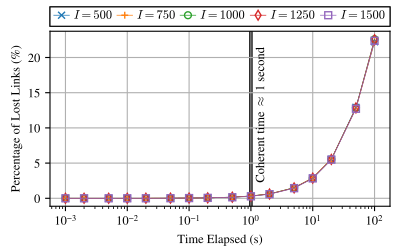

Here is the Python script that generated this plot:
import os

import matplotlib.patches as mpatches
import matplotlib.pyplot as plt
from matplotlib.lines import Line2D

import numpy as np

#create a figure with (2,1) subplots
FONT_SIZE = 9
fig_width_px = 400
fig_height_px = 250
dpi = 100  # Typical screen DPI, adjust if necessary
fig_width_in = fig_width_px / dpi
fig_height_in = fig_height_px / dpi

plt.rcParams.update({
    # --- make every normal string use Times or the best fall-back ----
    'font.family' : 'serif',
    'font.serif'  : ['Times New Roman', 'Times', 'Nimbus Roman', 'STIXGeneral'],
    # --- keep your existing sizing rules ----------------------------
    'font.size'        : FONT_SIZE,
    'axes.titlesize'   : FONT_SIZE,
    'axes.labelsize'   : FONT_SIZE,
    'xtick.labelsize'  : FONT_SIZE,
    'ytick.labelsize'  : FONT_SIZE,
    'legend.fontsize'  : FONT_SIZE,
})
plt.rc('mathtext', fontset='cm')
plt.rcParams['pdf.fonttype'] = 42
plt.rcParams['ps.fonttype'] = 42

current_dir = os.path.dirname(os.path.abspath(__file__))

results_dir_name = "/home/zhouyou/leo-sat-flow/sim_alg_j1_res/test_ld_starlink_constellation_time_varying_coherent_time/test_ld_starlink_constellation_time_varying_coherent_time-2025-November-25-10-32-17-ail/rm_links"



# Plot the data
fig, axs = plt.subplots(1,1,)
fig.set_size_inches(fig_width_in, fig_height_in)  # 3.5 inches width, height adjusted to maintain aspect ratio

LINE_WIDTH = 0.5
colors = ["#D6B7FF", "#B378FF", "#934BFF", "#8E40FB", "#6A00FF"]
markers = ['x', '+', 'o', 'd', 's', '>', 'p', '*', 'h']
markers_n_sat = ['+',  '1', '2', '3', '4']
lines2 = []
marker_size = 50

data = np.genfromtxt(results_dir_name, delimiter=',')
total_links = data[:,5]
num_removed = data[:,4]
for i, N_SAT in enumerate([500, 750, 1000, 1250, 1500]):
    sat_data = data[data[:,2]==N_SAT]
    sat_data_total_links = sat_data[:,5].reshape(-1,16).mean(axis=0)
    sat_data_num_removed = sat_data[:,4].reshape(-1,16).mean(axis=0)
    TIME = [1e3,2e3,5e3,1e4,2e4,5e4,1e5,2e5,5e5,1e6,2e6,5e6,1e7,2e7,5e7,1e8]
    TIME = np.array(TIME)
    TIME = TIME / 1e6  # convert to milliseconds
    sat_data_total_links = sat_data_total_links.squeeze()
    sat_data_num_removed = sat_data_num_removed.squeeze()
    ratio_removed = sat_data_num_removed / sat_data_total_links
    print(ratio_removed)
    # no fill in markers
    l, = axs.plot(TIME, ratio_removed*100, marker=markers[i], markersize=5, linewidth=LINE_WIDTH, zorder=3, markerfacecolor='none')
    lines2.append(l)
    

axs.set_position([0.125, 0.175, 0.85, 0.7])
axs.set_xlabel(r'Time Elapsed (s)')
axs.set_ylabel(r'Percentage of Lost Links (%)')
# axs.set_xlim(0.001, 10000)
axs.set_xscale("log")
# axs.set_ylim(30, 180)
axs.grid(True, zorder=0)
axs.axvline(x=1, color='black', linestyle='-', linewidth=2.5, zorder=0)
axs.text(1.2, 0, r'     Coherent time $\approx$ 1 second ', rotation=90, verticalalignment='bottom', color='black', fontsize=FONT_SIZE)

# x_tail = 0.2
# y_tail = 0.1
# x_head = 0.95
# y_head = 0.95
# dx = x_head - x_tail
# dy = y_head - y_tail
# arrow = mpatches.FancyArrowPatch((x_tail, y_tail), (dx, dy),
#                                  mutation_scale=100,
#                                  transform=axs.transAxes, zorder=5)
# arrows = axs.add_patch(arrow)
data_name_list  = [ r'$I=500$', r'$I=750$', r'$I=1000$', r'$I=1250$', r'$I=1500$']
ncol = 5  # Number of columns in the legend

h, l = lines2, data_name_list
nrows = -(-len(h) // ncol)                         # ceiling division
idx   = np.arange(len(h))
pad   = nrows * ncol - len(idx)
idx   = np.concatenate([idx, np.full(pad, -1)])    # pad
order = idx.reshape(nrows, ncol).T.ravel()
order = order[order >= 0]                          # drop sentinels
h = [h[i] for i in order]
l = [l[i] for i in order]

leg = fig.legend(h,l,fontsize=FONT_SIZE, loc='lower left', bbox_to_anchor=(0.125, 0.895, 0.85, 0.1), mode="expand",ncol = ncol ,borderaxespad=0.,handlelength=1.25, handleheight= 0.8, handletextpad=0.35, 
frameon=True,          # draw a frame
fancybox=False,        # <-- square corners (like MATLAB)
edgecolor='black',     # black  frame edge
facecolor='white',     # white background
framealpha=1,          # fully opaque
borderpad=0.3,         # tight inner padding (font-size units)
labelspacing=0.2,      # tight vertical space between rows
)   
leg.get_frame().set_linewidth(0.8)  # MATLAB-thin border
fig.add_artist(leg)

# Save the figure as a PDF
print("Saving figure to:", current_dir)
output_path = os.path.join(current_dir, os.path.splitext(os.path.basename(__file__))[0]) + '.pdf'

fig.savefig(output_path, format='pdf', pad_inches=0.)
